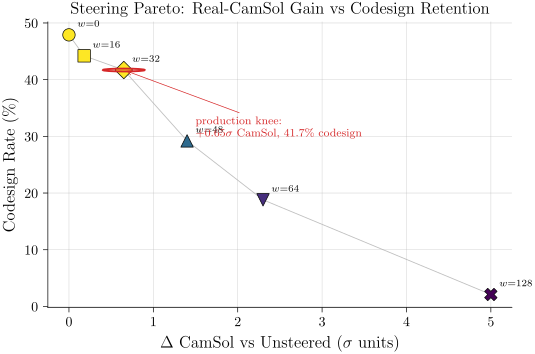

Write the Python code that produced this figure.
# P22_v1: Codesign rate vs Delta-real (CamSol) Pareto frontier with production-knee annotation.
# Visualizes: F10 / F13 / E066 / E076
# DATA: inline from F13 cross-reference table (content_masterarbeit.md lines 1518-1521)
import sys
from pathlib import Path
sys.path.insert(0, str(Path(__file__).parent.parent))
from plot_utils import figsize
import matplotlib.pyplot as plt
import numpy as np

# (w, real_delta_camsol_sigma, codesign_rate_pct, marker)
pts = [
    (0,     0.00,  47.9, "o", "unsteered ($w{=}0$, $n{=}200$)"),
    (16,    0.18,  44.2, "s", "camsol max $w{=}16$"),
    (32,    0.65,  41.7, "D", "camsol max $w{=}32$ (knee)"),
    (48,    1.40,  29.2, "^", "camsol max $w{=}48$"),
    (64,    2.30,  18.8, "v", "camsol max $w{=}64$"),
    (128,   5.00,   2.1, "X", "camsol max $w{=}128$"),
]

fig, ax = plt.subplots(figsize=figsize(0.95))

# Pareto frontier connectors (in order of x ascending)
xs = [p[1] for p in pts]; ys = [p[2] for p in pts]
order = np.argsort(xs)
xs_s = np.array(xs)[order]; ys_s = np.array(ys)[order]
ax.plot(xs_s, ys_s, "-", color="#7f7f7f", lw=0.6, alpha=0.5, zorder=1)

# Color by efficiency (codesign per delta)
cmap = plt.get_cmap("viridis")
for w, dx, dy, m, label in pts:
    eff = dy / max(dx, 0.1)
    color = cmap(min(eff / 60.0, 1.0))
    ax.scatter(dx, dy, marker=m, s=80, c=[color], edgecolor="black", lw=0.5, zorder=3)
    ax.annotate(f"$w{{=}}{w}$", (dx, dy), xytext=(6, 6), textcoords="offset points", fontsize=7.5)

# Highlight knee
knee = pts[2]  # w=32
ax.add_patch(plt.Circle((knee[1], knee[2]), 0.25, fill=False, edgecolor="#d62728", lw=1.4, zorder=4))
ax.annotate("production knee:\n$+0.65\\sigma$ CamSol, 41.7\\% codesign",
            xy=(knee[1], knee[2]), xytext=(1.5, 30), fontsize=8, color="#d62728",
            arrowprops=dict(arrowstyle="->", lw=0.5, color="#d62728"))

ax.set_xlabel(r"$\Delta$ CamSol vs Unsteered ($\sigma$ units)")
ax.set_ylabel(r"Codesign Rate (\%)")
ax.set_title("Steering Pareto: Real-CamSol Gain vs Codesign Retention")
ax.spines[["top", "right"]].set_visible(False)
ax.grid(True, lw=0.4, alpha=0.5, zorder=0)

fig.savefig(Path(__file__).with_suffix(".pdf"))
